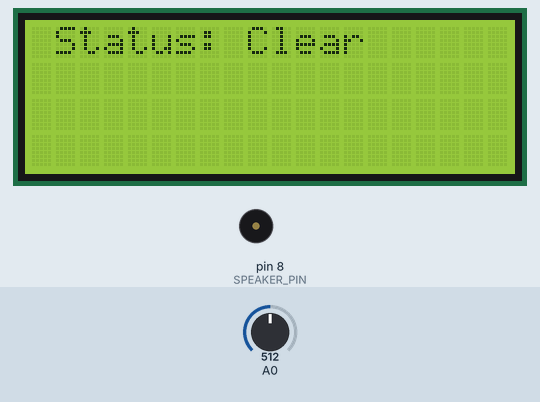
Recording of a sketch running on a simulated Arduino Uno, built with avr-gcc and run on an emulated ATmega328P. Shown: 20×4 character LCD, buzzer (waves = sounding). The test bench sets the inputs (shaded band); at power-on: A0 = 512.

Above: at 1.2 s.
1.3 s: A0 set to 616
2.8 s: A0 set to 646
At 3.7 s:
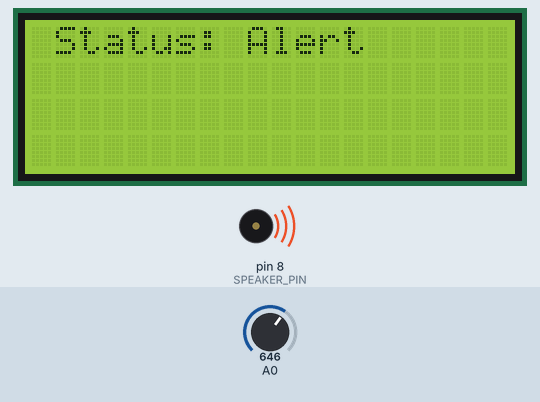
4.4 s: A0 set to 511
At 4.56 s:
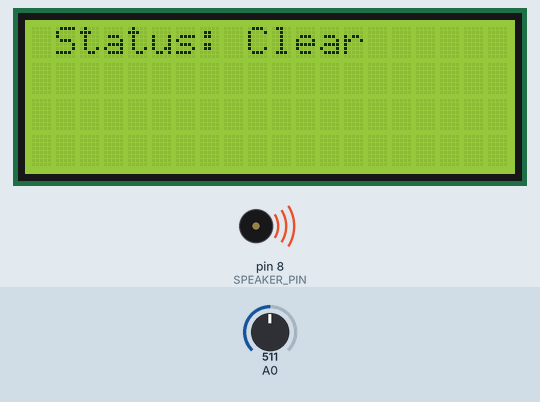
6.1 s: A0 set to 716
At 6.9 s:
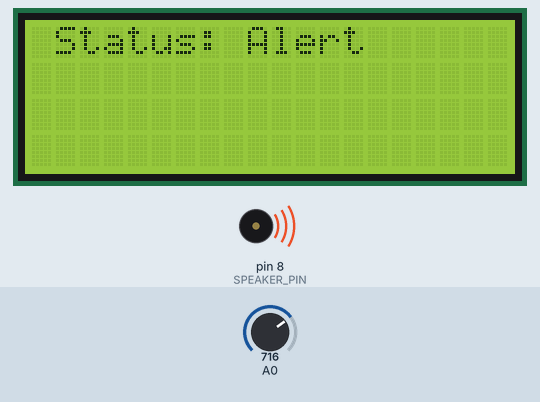
Timing chart, 0 to 8.6 s (numbered marks = the images above; inputs shaded):
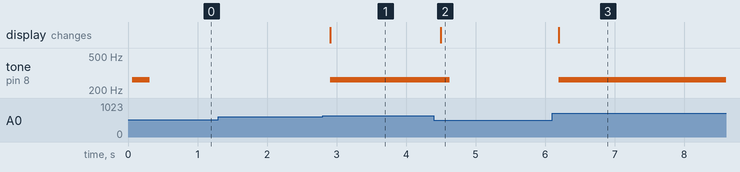

The sketch:

main.ino
```cpp
#include <LiquidCrystal_I2C.h>

const int LDR_PIN = 2;

const int SPEAKER_PIN = 8;

// LDR Characteristics
const float GAMMA = 0.7;
const float RL10 = 50;

LiquidCrystal_I2C lcd(0x27, 20, 4);

void setup() {
    pinMode(LDR_PIN, INPUT);

    lcd.init();
    lcd.backlight();

    tone(8, 262, 250);
}

void loop() {
    int analogValue = analogRead(A0);
    float voltage = analogValue / 1024. * 5;
    float resistance = 2000 * voltage / (1 - voltage / 5);
    float lux = pow(RL10 * 1e3 * pow(10, GAMMA) / resistance, (1 / GAMMA));

    lcd.setCursor(1, 0);
    lcd.print("Status: ");

    if (lux < 50) {
        tone(8, 262, 250);
        lcd.print("Alert");
    } else {
        lcd.print("Clear");
    }

    delay(100);
}
```

Measured:
- the behaviour switches between 633 and 634 on A0 (found by bisection; images 0 and 1)
- after the input at 1.3 s, every drawn part: stays the same
- after the input at 2.8 s, tone on pin 8 (SPEAKER_PIN): silent → 262 Hz after 0.11 s; the display: changes after 0.11 s (image 1)
- after the input at 4.4 s, tone on pin 8 (SPEAKER_PIN): 262 Hz → silent after 0.23 s; the display: changes after 0.10 s (image 2)
- after the input at 6.1 s, tone on pin 8 (SPEAKER_PIN): silent → 262 Hz after 0.09 s; the display: changes after 0.10 s (image 3)
